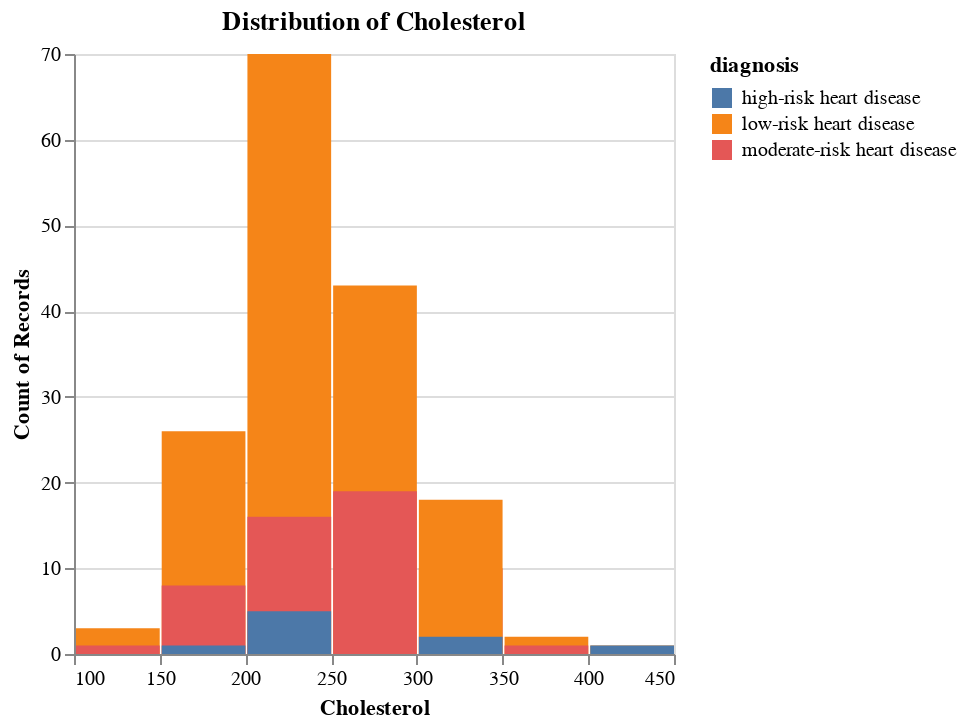

Notebook code cell kept with this figure:
### Code cell
# cholesterol
chol_hist = alt.Chart(heart_disease_train).mark_bar().encode(
    x=alt.X("cholesterol:Q", bin = True).title("Cholesterol"),
    y=alt.Y("count()").stack(False),
    color = "diagnosis:N"
).properties(
    title = "Distribution of Cholesterol"
)

chol_hist

### Figure 1 — Vega-Lite specification as saved in the notebook (floating-point values rounded to 4 significant figures; data arrays with more than 128 entries replaced by an {"elided": "..."} marker saying what was removed)
{"config": {"view": {"continuousWidth": 300, "continuousHeight": 300}}, "data": {"name": "data-10401e2e90981e70ac823e98d8e66292"}, "mark": {"type": "bar"}, "encoding": {"color": {"field": "diagnosis", "type": "nominal"}, "x": {"bin": true, "field": "cholesterol", "title": "Cholesterol", "type": "quantitative"}, "y": {"aggregate": "count", "stack": false, "type": "quantitative"}}, "title": "Distribution of Cholesterol", "$schema": "https://vega.github.io/schema/vega-lite/v5.15.1.json", "datasets": {"data-10401e2e90981e70ac823e98d8e66292": {"elided": "227 records"}}}
